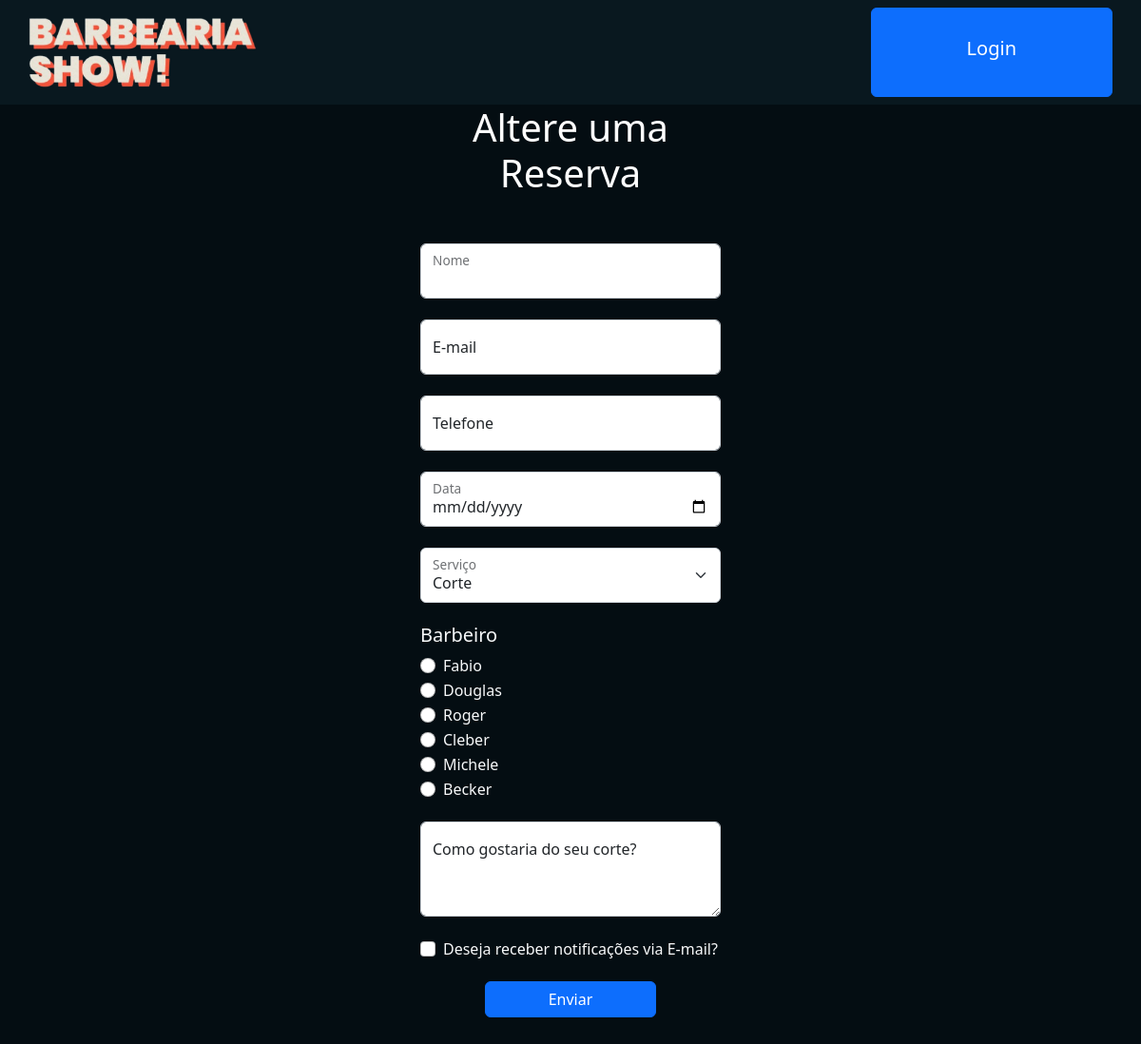
Page /alterar.php on the committed database.
### tables this page shows
CREATE TABLE `tb_barbeiros` (
  `id` int(11) NOT NULL,
  `nome_barbeiro` varchar(60) NOT NULL
);

### src/tabelas.php (called while the page is built, shortened)
<?php
function select_barbeiros() {
	global $conn;
	$sth = $conn->prepare("SELECT * FROM tb_barbeiros");
	$sth->execute();
	return $sth->fetchAll();
}
function select_servicos() {
	global $conn;
	$sth = $conn->prepare("SELECT * FROM tb_corte");
	$sth->execute();
	return $sth->fetchAll();
}
?>

### src/alterar.php (the view, shortened to what this page needs)
<?php
require_once "banco.php";
require_once "tabelas.php";
?>
<!DOCTYPE html>
<html lang="en">
<head>
    <link href="../assets/dist/css/bootstrap.min.css" rel="stylesheet" />
    <link href="signin.css" rel="stylesheet" />
</head>
<body class="d-flex flex-column min-vh-100" style="background-color: #040d12; margin: 0; padding: 0; max-width: 100vw;">
    <nav class="navbar navbar-expand-lg navbar-light" style="background-color: #09181f">
        <a class="navbar-brand" href="index.php" style="width: 20%; margin-left: 30px">
            <img src="logoCortada.jpg" alt="Logo" style="width: 100%">
        </a>
        <div class="navbar-collapse justify-content-end" style="width: 25%; margin-right: 30px">
            <button class="btn btn-primary" type="button" style="padding: 30px 100px;">
                <a href="logando.php" style="color: white; text-decoration: none">
                    <h5>Login</h5>
                </a>
            </button>
        </div>
    </nav>
    <main class="mx-auto" style="width: 30%">
        <h1 class="mx-auto" style="text-align: center; color: white"> Altere uma Reserva </h1>
        <form method="post" class="mx-auto" action="update.php" style="padding-top: 20px; margin-bottom: 50px;">
            <div class="form-floating" style="margin: 22px;">
                <input type="text" class="form-control" id="nome" name="nome" value="<?php  ?>" required />
                <label for="nome">Nome</label>
            </div>
            <div class="form-floating" style="margin: 22px;">
                <input type="email" class="form-control" id="email" name="email" placeholder="exeplo@123.com" required />
                <label for="email">E-mail</label>
            </div>
            <div class="form-floating" style="margin: 22px;">
                <input type="tel" class="form-control" id="telefone" name="telefone" placeholder="(99)99999-9999" required />
                <label for="telefone">Telefone</label>
            </div>
            <div class="form-floating" style="margin: 22px;">
                <input type="date" class="form-control" id="data" name="data" placeholder="dd/mm/aaaa" required />
                <label for="data">Data</label>
            </div>
            <div class="form-floating" style="margin: 22px;">
                <select class="form-select" id="floatingSelect" aria-label="Floating label select example" name="servico">
                    <?php
                    $servicos = select_servicos();
                    foreach ($servicos as $servico) {
                        echo "<option value=\"{$servico['id']}\">{$servico['tipo']}</option>";
                    }
                    ?>
                </select>
                <label for="floatingSelect">Serviço</label>
            </div>
            <div style="margin: 22px;">
                <h5 class="text-light">Barbeiro</h5>
                <?php
                $barbeiros = select_barbeiros();
                foreach ($barbeiros as $barbeiro) {
                    echo "<div class='form-check'>";
                    echo "<input class=\"form-check-input\" type=\"radio\" name=\"barbeiro\" id=\"barbeiro_{$barbeiro['id']}\" value=\"{$barbeiro['id']}\" required>";
                    echo "<label class=\"form-check-label text-light\" for=\"barbeiro_{$barbeiro['id']}}\"> {$barbeiro['nome_barbeiro']} </label>";
                    echo "</div>";
                }
                ?>
            </div>
            <div class="form-floating" style="margin: 22px;">
                <textarea class="form-control" placeholder="na régua" id="corte" name="corte" style="height: 100px"></textarea>
                <label for="floatingTextarea2">Como gostaria do seu corte?</label>
            </div>
            <div class="form-check" style="margin: 22px;">
                <input class="form-check-input" type="checkbox" name="notificacao" id="notificacao" value="1">
                <label class="form-check-label text-light" for="notificacao">
                    Deseja receber notificações via E-mail?
                </label>
            </div>
            <button type="submit" class="btn btn-primary" style="width: 50%; margin-left: 25%;">Enviar</button>
        </form>
    </main>
</body>
</html>

### src/signin.css (style rules this page uses)
html, body { height: 100%; }
body { display: flex; align-items: center; padding-top: 40px; padding-bottom: 40px; background-color: #f5f5f5; }

### src/alterar.php (style rules this page uses)
nav { width: 100%; display: flex; justify-content: space-between; align-items: center; }

### rows in the picture
tb_barbeiros: nome_barbeiro "Fabio"
tb_barbeiros: nome_barbeiro "Douglas"
tb_barbeiros: nome_barbeiro "Roger"
tb_barbeiros: nome_barbeiro "Cleber"
tb_barbeiros: nome_barbeiro "Michele"
tb_barbeiros: nome_barbeiro "Becker"

### other values in the picture
form field servico "Corte"
